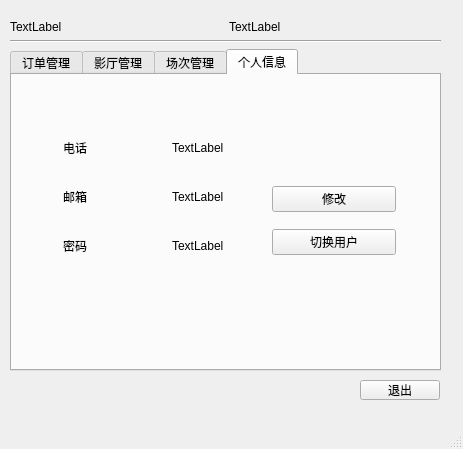
<?xml version="1.0" encoding="UTF-8"?>
<ui version="4.0">
 <class>AdminMainWindow</class>
 <widget class="QMainWindow" name="AdminMainWindow">
  <property name="geometry">
   <rect>
    <x>0</x>
    <y>0</y>
    <width>463</width>
    <height>449</height>
   </rect>
  </property>
  <property name="windowTitle">
   <string>MainWindow</string>
  </property>
  <widget class="QWidget" name="centralwidget">
   <widget class="QPushButton" name="pushButton_exit">
    <property name="geometry">
     <rect>
      <x>360</x>
      <y>380</y>
      <width>80</width>
      <height>20</height>
     </rect>
    </property>
    <property name="text">
     <string>退出</string>
    </property>
   </widget>
   <widget class="QWidget" name="gridLayoutWidget">
    <property name="geometry">
     <rect>
      <x>10</x>
      <y>20</y>
      <width>431</width>
      <height>351</height>
     </rect>
    </property>
    <layout class="QGridLayout" name="gridLayout">
     <item row="1" column="0" colspan="2">
      <widget class="Line" name="line">
       <property name="orientation">
        <enum>Qt::Horizontal</enum>
       </property>
      </widget>
     </item>
     <item row="0" column="0">
      <widget class="QLabel" name="label_userInfo">
       <property name="text">
        <string>TextLabel</string>
       </property>
      </widget>
     </item>
     <item row="0" column="1">
      <widget class="QLabel" name="label_currentTime">
       <property name="text">
        <string>TextLabel</string>
       </property>
      </widget>
     </item>
     <item row="3" column="0" colspan="2">
      <widget class="QTabWidget" name="tabWidget">
       <property name="currentIndex">
        <number>3</number>
       </property>
       <widget class="QWidget" name="tab_search">
        <attribute name="title">
         <string>订单管理</string>
        </attribute>
        <widget class="QWidget" name="layoutWidget">
         <property name="geometry">
          <rect>
           <x>0</x>
           <y>10</y>
           <width>421</width>
           <height>261</height>
          </rect>
         </property>
         <layout class="QVBoxLayout" name="verticalLayout_5">
          <item>
           <layout class="QHBoxLayout" name="horizontalLayout_6">
            <item>
             <layout class="QVBoxLayout" name="verticalLayout">
              <item>
               <layout class="QHBoxLayout" name="horizontalLayout">
                <item>
                 <widget class="QLabel" name="label_3">
                  <property name="text">
                   <string>电影名</string>
                  </property>
                 </widget>
                </item>
                <item>
                 <widget class="QLineEdit" name="lineEdit_movieName"/>
                </item>
                <item>
                 <widget class="QLabel" name="label_4">
                  <property name="text">
                   <string>用户名</string>
                  </property>
                 </widget>
                </item>
                <item>
                 <widget class="QLineEdit" name="lineEdit_cinemaName"/>
                </item>
               </layout>
              </item>
              <item>
               <layout class="QHBoxLayout" name="horizontalLayout_5">
                <item>
                 <widget class="QLabel" name="label_12">
                  <property name="text">
                   <string>查询日期区段</string>
                  </property>
                 </widget>
                </item>
                <item>
                 <widget class="QDateEdit" name="dateEdit_inquire01"/>
                </item>
                <item>
                 <widget class="QDateEdit" name="dateEdit_inquire02"/>
                </item>
               </layout>
              </item>
             </layout>
            </item>
            <item>
             <layout class="QVBoxLayout" name="verticalLayout_2">
              <item>
               <widget class="QCheckBox" name="checkBox_isPlayed">
                <property name="text">
                 <string>已放映</string>
                </property>
               </widget>
              </item>
              <item>
               <widget class="QCheckBox" name="checkBox">
                <property name="text">
                 <string>未放映</string>
                </property>
               </widget>
              </item>
              <item>
               <widget class="QPushButton" name="pushButton_search">
                <property name="text">
                 <string>查询</string>
                </property>
               </widget>
              </item>
             </layout>
            </item>
           </layout>
          </item>
          <item>
           <widget class="Line" name="line_2">
            <property name="orientation">
             <enum>Qt::Horizontal</enum>
            </property>
           </widget>
          </item>
          <item>
           <widget class="QTableWidget" name="tableWidget_aviMovies"/>
          </item>
         </layout>
        </widget>
        <widget class="QLabel" name="label_totalIncome">
         <property name="geometry">
          <rect>
           <x>360</x>
           <y>280</y>
           <width>54</width>
           <height>12</height>
          </rect>
         </property>
         <property name="text">
          <string>TextLabel</string>
         </property>
        </widget>
       </widget>
       <widget class="QWidget" name="tab_towUp">
        <attribute name="title">
         <string>影厅管理</string>
        </attribute>
        <widget class="QWidget" name="layoutWidget">
         <property name="geometry">
          <rect>
           <x>10</x>
           <y>10</y>
           <width>401</width>
           <height>271</height>
          </rect>
         </property>
         <layout class="QVBoxLayout" name="verticalLayout_3">
          <item>
           <layout class="QHBoxLayout" name="horizontalLayout_2">
            <item>
             <widget class="QLabel" name="label">
              <property name="text">
               <string>选择影厅</string>
              </property>
             </widget>
            </item>
            <item>
             <widget class="QComboBox" name="comboBox_hall"/>
            </item>
            <item>
             <spacer name="horizontalSpacer">
              <property name="orientation">
               <enum>Qt::Horizontal</enum>
              </property>
              <property name="sizeHint" stdset="0">
               <size>
                <width>40</width>
                <height>20</height>
               </size>
              </property>
             </spacer>
            </item>
            <item>
             <widget class="QPushButton" name="pushButton_addNewHall">
              <property name="text">
               <string>+</string>
              </property>
             </widget>
            </item>
           </layout>
          </item>
          <item>
           <widget class="Line" name="line_3">
            <property name="orientation">
             <enum>Qt::Horizontal</enum>
            </property>
           </widget>
          </item>
          <item>
           <widget class="QTableView" name="tableView_currentHall"/>
          </item>
         </layout>
        </widget>
       </widget>
       <widget class="QWidget" name="tab_order">
        <attribute name="title">
         <string>场次管理</string>
        </attribute>
        <widget class="QWidget" name="layoutWidget">
         <property name="geometry">
          <rect>
           <x>10</x>
           <y>10</y>
           <width>401</width>
           <height>271</height>
          </rect>
         </property>
         <layout class="QVBoxLayout" name="verticalLayout_6">
          <item>
           <layout class="QHBoxLayout" name="horizontalLayout_4">
            <item>
             <widget class="QLabel" name="label_11">
              <property name="text">
               <string>电影名</string>
              </property>
             </widget>
            </item>
            <item>
             <widget class="QLineEdit" name="lineEdit_movieName_2"/>
            </item>
            <item>
             <widget class="QLabel" name="label_9">
              <property name="text">
               <string>影院名</string>
              </property>
             </widget>
            </item>
            <item>
             <widget class="QLineEdit" name="lineEdit_cinemaName_2"/>
            </item>
            <item>
             <widget class="QPushButton" name="pushButton_search_2">
              <property name="text">
               <string>查询</string>
              </property>
             </widget>
            </item>
            <item>
             <widget class="QPushButton" name="pushButton_addNewMovie">
              <property name="text">
               <string>添加场次</string>
              </property>
             </widget>
            </item>
           </layout>
          </item>
          <item>
           <widget class="Line" name="line_4">
            <property name="orientation">
             <enum>Qt::Horizontal</enum>
            </property>
           </widget>
          </item>
          <item>
           <widget class="QTableWidget" name="tableWidget_order"/>
          </item>
         </layout>
        </widget>
       </widget>
       <widget class="QWidget" name="tab_personalInfo">
        <attribute name="title">
         <string>个人信息</string>
        </attribute>
        <widget class="QWidget" name="layoutWidget_3">
         <property name="geometry">
          <rect>
           <x>51</x>
           <y>51</y>
           <width>211</width>
           <height>141</height>
          </rect>
         </property>
         <layout class="QGridLayout" name="gridLayout_3">
          <item row="0" column="0">
           <widget class="QLabel" name="label_2">
            <property name="text">
             <string>电话</string>
            </property>
           </widget>
          </item>
          <item row="0" column="1">
           <widget class="QLabel" name="label_phone">
            <property name="text">
             <string>TextLabel</string>
            </property>
           </widget>
          </item>
          <item row="1" column="0">
           <widget class="QLabel" name="label_8">
            <property name="text">
             <string>邮箱</string>
            </property>
           </widget>
          </item>
          <item row="1" column="1">
           <widget class="QLabel" name="label_email">
            <property name="text">
             <string>TextLabel</string>
            </property>
           </widget>
          </item>
          <item row="2" column="0">
           <widget class="QLabel" name="label_10">
            <property name="text">
             <string>密码</string>
            </property>
           </widget>
          </item>
          <item row="2" column="1">
           <widget class="QLabel" name="label_password">
            <property name="text">
             <string>TextLabel</string>
            </property>
           </widget>
          </item>
         </layout>
        </widget>
        <widget class="QWidget" name="layoutWidget_4">
         <property name="geometry">
          <rect>
           <x>260</x>
           <y>100</y>
           <width>124</width>
           <height>91</height>
          </rect>
         </property>
         <layout class="QVBoxLayout" name="verticalLayout_4">
          <item>
           <widget class="QPushButton" name="pushButton_editPersonalInfo">
            <property name="text">
             <string>修改</string>
            </property>
           </widget>
          </item>
          <item>
           <widget class="QPushButton" name="pushButton_changeUser">
            <property name="text">
             <string>切换用户</string>
            </property>
           </widget>
          </item>
         </layout>
        </widget>
       </widget>
      </widget>
     </item>
    </layout>
   </widget>
  </widget>
  <widget class="QMenuBar" name="menubar">
   <property name="geometry">
    <rect>
     <x>0</x>
     <y>0</y>
     <width>463</width>
     <height>21</height>
    </rect>
   </property>
  </widget>
  <widget class="QStatusBar" name="statusbar"/>
 </widget>
 <resources/>
 <connections>
  <connection>
   <sender>pushButton_exit</sender>
   <signal>clicked()</signal>
   <receiver>AdminMainWindow</receiver>
   <slot>close()</slot>
   <hints>
    <hint type="sourcelabel">
     <x>399</x>
     <y>390</y>
    </hint>
    <hint type="destinationlabel">
     <x>228</x>
     <y>215</y>
    </hint>
   </hints>
  </connection>
 </connections>
</ui>
